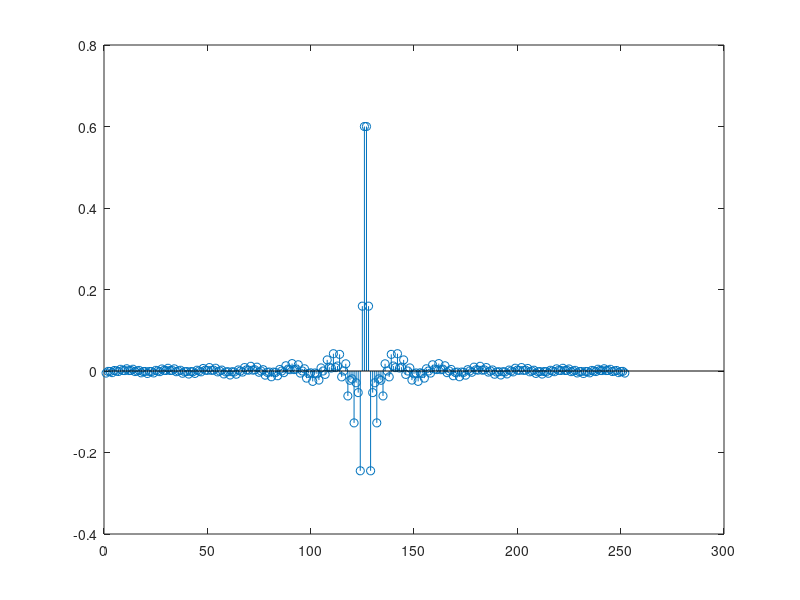
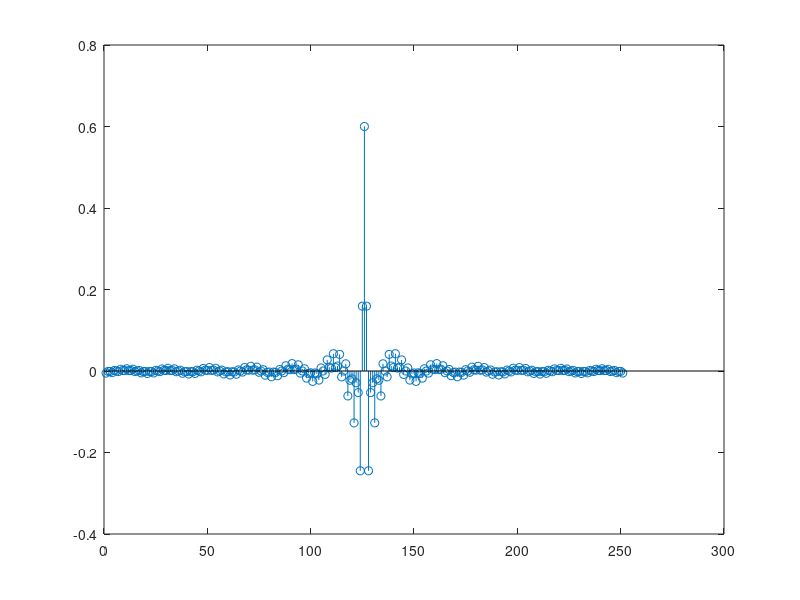
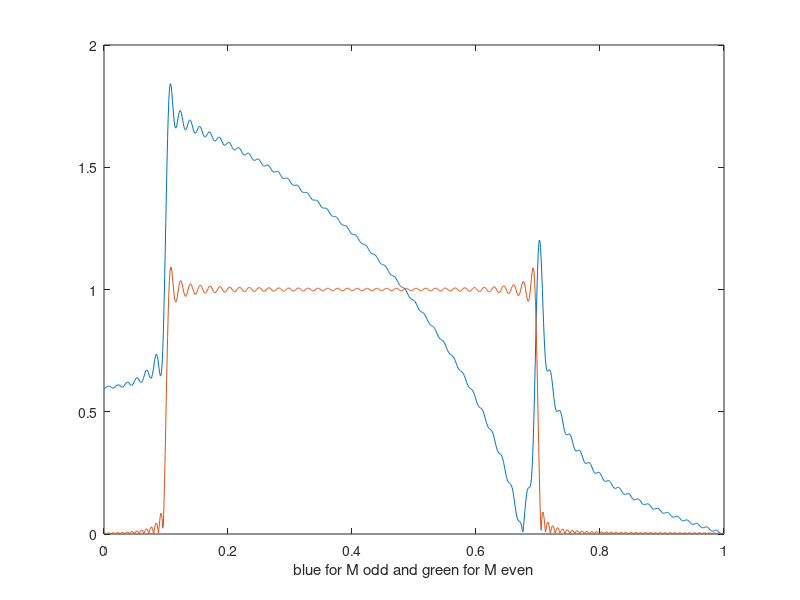

Reproduce these figures in MATLAB, in order.
clc;
clear all;
close all;

N=250;

fp1=0.05; %normalizated by Fs;
fp2=0.35; %normalizated by Fs;

l=0:floor(N/2);
f=2*fp2*sinc(2*fp2*l)-2*fp1*sinc(2*fp1*l);


fir1=[f(end:-1:1),f];
fir2=[f(end:-1:2),f];

figure;stem(fir1); 
figure;stem(fir2);


N_F=2048;

H1=abs(fft(fir1,N_F));
H2=abs(fft(fir2,N_F));


H1=H1(1:floor(N_F/2));
H2=H2(1:floor(N_F/2));
f=0:2/N_F:1-2/N_F;

figure;
plot(f,H1,f,H2);
xlabel('blue for M odd and green for M even');




